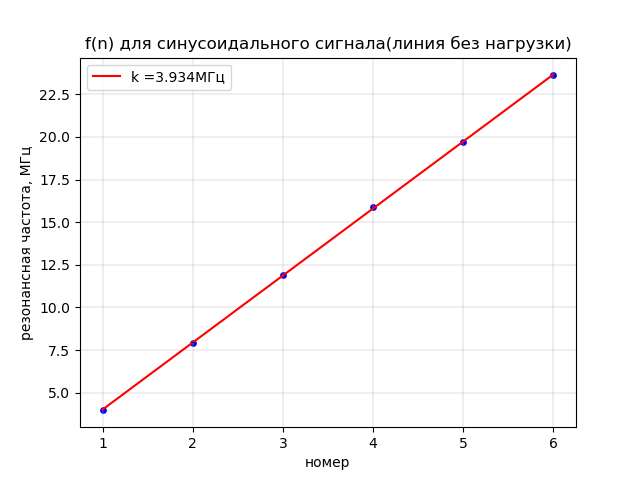

Reproduce this figure in Python.
import numpy as np
import matplotlib.pyplot as plt

f_n = [3.97, 7.94, 11.90, 15.88, 19.70, 23.64]
n = [1, 2, 3, 4, 5, 6]

fig, ax = plt.subplots()

t = np.polyfit(f_n, n, 1)
f = np.poly1d(t)
k = (f_n[5] - f_n[0])/(n[5] - n[0])
sigma_k = k * ((0.05/f_n[5])**2 + (0.05/f_n[0])**2)**0.5
print('k = ', k, 'МГц')
print('sigma_k =', sigma_k)

V_f = k * 510 * 10**6
sigma_v = ((sigma_k/k)**2 + (1/510)**2)**0.5
print('V_f = ', V_f/10**9, '* 10^10 см/с')
print('sigma_v = ', sigma_v)

plt.plot(n, np.polyval(np.polyfit(n, f_n, 1), n), color='r', label = f'k ={"{:.3f}".format(k)}МГц')
ax.scatter(n, f_n, s=15, c='b', marker='o', zorder = 1)
plt.errorbar(n, f_n, yerr=0.01, linestyle='none', color='black')
plt.xlabel('номер')
plt.ylabel('резонансная частота, МГц')
plt.title('f(n) для синусоидального сигнала(линия без нагрузки)')
plt.grid(linewidth = 0.3)
plt.legend()
plt.savefig('синусоидальный сигнал(линия без нагрузки).png')
plt.show()
